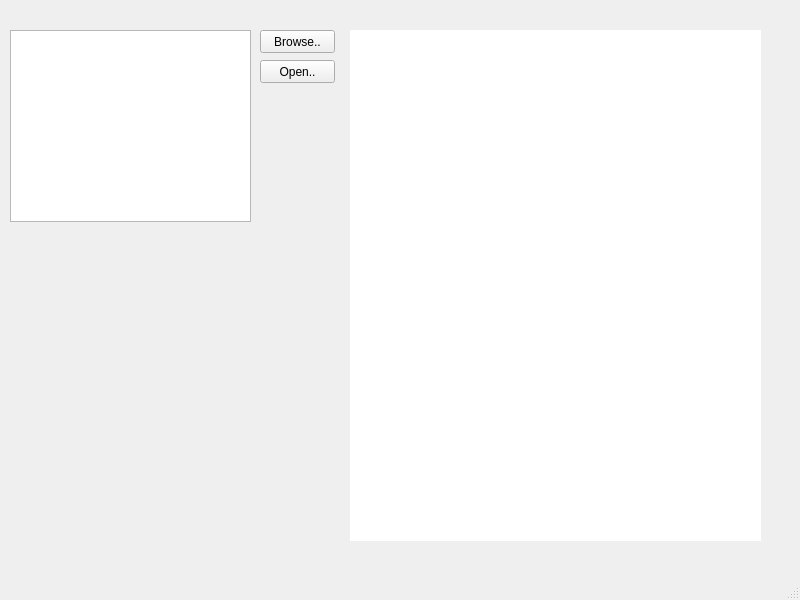
<?xml version="1.0" encoding="UTF-8"?>
<ui version="4.0">
 <class>MainWindow</class>
 <widget class="QMainWindow" name="MainWindow">
  <property name="geometry">
   <rect>
    <x>0</x>
    <y>0</y>
    <width>800</width>
    <height>600</height>
   </rect>
  </property>
  <property name="windowTitle">
   <string>MainWindow</string>
  </property>
  <widget class="QWidget" name="centralwidget">
   <widget class="QLabel" name="ImageBox">
    <property name="geometry">
     <rect>
      <x>350</x>
      <y>30</y>
      <width>411</width>
      <height>511</height>
     </rect>
    </property>
    <property name="palette">
     <palette>
      <active>
       <colorrole role="Base">
        <brush brushstyle="SolidPattern">
         <color alpha="255">
          <red>255</red>
          <green>255</green>
          <blue>255</blue>
         </color>
        </brush>
       </colorrole>
       <colorrole role="Window">
        <brush brushstyle="SolidPattern">
         <color alpha="255">
          <red>255</red>
          <green>255</green>
          <blue>255</blue>
         </color>
        </brush>
       </colorrole>
      </active>
      <inactive>
       <colorrole role="Base">
        <brush brushstyle="SolidPattern">
         <color alpha="255">
          <red>255</red>
          <green>255</green>
          <blue>255</blue>
         </color>
        </brush>
       </colorrole>
       <colorrole role="Window">
        <brush brushstyle="SolidPattern">
         <color alpha="255">
          <red>255</red>
          <green>255</green>
          <blue>255</blue>
         </color>
        </brush>
       </colorrole>
      </inactive>
      <disabled>
       <colorrole role="Base">
        <brush brushstyle="SolidPattern">
         <color alpha="255">
          <red>255</red>
          <green>255</green>
          <blue>255</blue>
         </color>
        </brush>
       </colorrole>
       <colorrole role="Window">
        <brush brushstyle="SolidPattern">
         <color alpha="255">
          <red>255</red>
          <green>255</green>
          <blue>255</blue>
         </color>
        </brush>
       </colorrole>
      </disabled>
     </palette>
    </property>
    <property name="autoFillBackground">
     <bool>true</bool>
    </property>
    <property name="text">
     <string/>
    </property>
   </widget>
   <widget class="QPushButton" name="BrowseImages">
    <property name="geometry">
     <rect>
      <x>260</x>
      <y>30</y>
      <width>75</width>
      <height>23</height>
     </rect>
    </property>
    <property name="text">
     <string>Browse..</string>
    </property>
   </widget>
   <widget class="QListWidget" name="ImageList">
    <property name="geometry">
     <rect>
      <x>10</x>
      <y>30</y>
      <width>241</width>
      <height>192</height>
     </rect>
    </property>
   </widget>
   <widget class="QPushButton" name="OpenImage">
    <property name="geometry">
     <rect>
      <x>260</x>
      <y>60</y>
      <width>75</width>
      <height>23</height>
     </rect>
    </property>
    <property name="text">
     <string>Open..</string>
    </property>
   </widget>
  </widget>
  <widget class="QMenuBar" name="menubar">
   <property name="geometry">
    <rect>
     <x>0</x>
     <y>0</y>
     <width>800</width>
     <height>21</height>
    </rect>
   </property>
  </widget>
  <widget class="QStatusBar" name="statusbar"/>
 </widget>
 <resources/>
 <connections/>
</ui>
